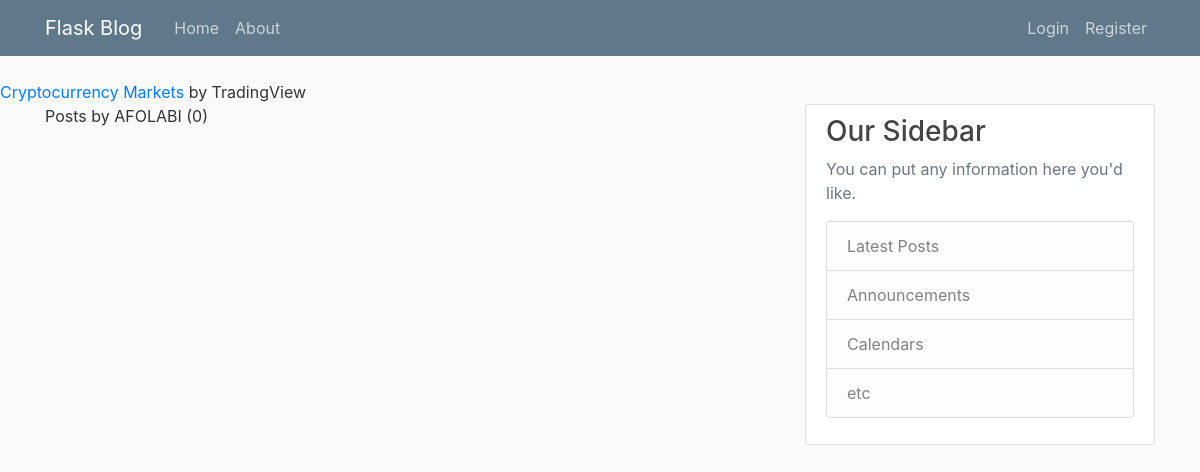
/user/AFOLABI, run on an earlier commit of the app's database.
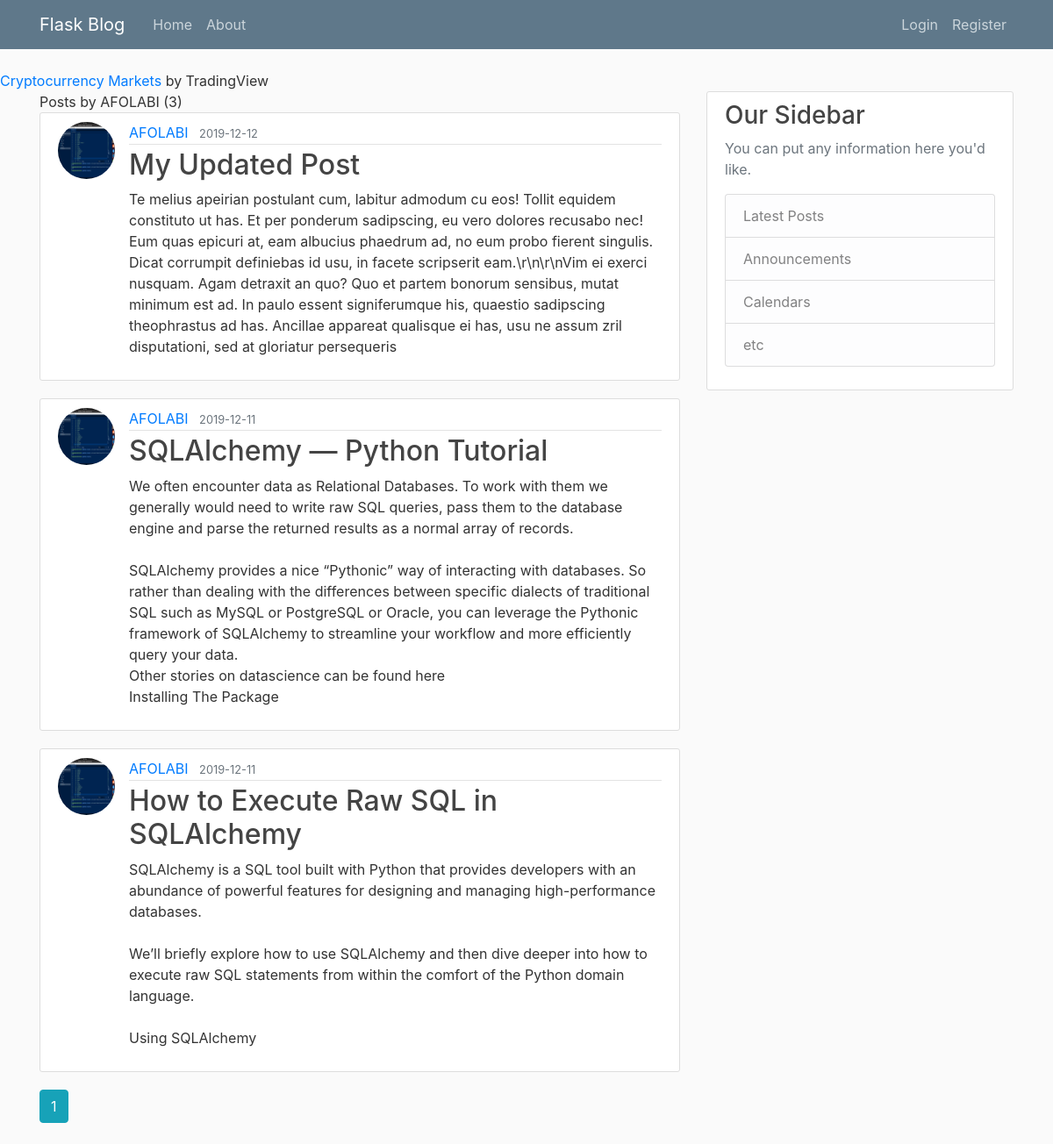
And on a later commit of the database.
### flask_intro/models.py (models this page shows, shortened)
class Post(db.Model):
    id = db.Column(db.Integer, primary_key=True)
    title = db.Column(db.String(100), nullable=False)
    date_posted = db.Column(db.DateTime, nullable=False, default=datetime.utcnow)
    content = db.Column(db.Text, nullable=False)
    user_id = db.Column(db.Integer, db.ForeignKey('user.id'), nullable=False)

class User(db.Model, UserMixin):
    id = db.Column(db.Integer, primary_key=True)
    fname = db.Column(db.String(20), unique=False, nullable=False)
    lname = db.Column(db.String(20), unique=False, nullable=False)
    email = db.Column(db.String(120), unique=True, nullable=False)
    image_file = db.Column(db.String(20), nullable=False, default='default.png')
    password = db.Column(db.String(60), nullable=False)
    posts = db.relationship('Post', backref='author', lazy=True)

### flask_intro/users/route.py (the view)
@users.route('/user/<string:fname>')
def user_post(fname):
    page = request.args.get('page', 1, type=int)
    user = User.query.filter_by(fname=fname).first_or_404()
    posts = Post.query.filter_by(author=user)\
        .order_by(Post.date_posted.desc())\
        .paginate(page=page, per_page=5)
    return render_template('user_post.html', posts=posts, user=user)

### flask_intro/templates/user_post.html
{% extends "layout.html" %}
{% block content %}
    <hi class="mb-3">Posts by {{user.fname}} ({{posts.total }})</hi>
    {% for post in posts.items %}
        <article class="media content-section">
          <img class="rounded-circle article-img" src="{{ url_for('static', filename='profile_pic/' + post.author.image_file) }}">
          <div class="media-body">
            <div class="article-metadata">
              <a class="mr-2" href="{{ url_for('users.user_post', fname=post.author.fname) }}">{{ post.author.fname }}</a>
              <small class="text-muted">{{ post.date_posted.strftime('%Y-%m-%d') }}</small>
            </div>
            <h2> <a class="article-title" href={{url_for('posts.post', post_id=post.id)}}>{{ post.title }}</a></h2>
            <p class="article-content">{{ post.content }}</p>
          </div>
        </article>
        {% endfor %}
        {% for page_num in posts.iter_pages(left_edge=1, right_edge=1, left_current=1, right_current=2) %}
        {% if page_num %}
          {% if posts.page == page_num %}
            <a class="btn btn-info mb-4" href="{{ url_for('main.home', page=page_num) }}">{{ page_num }}</a>
          {% else %}
            <a class="btn btn-outline-info mb-4" href="{{ url_for('main.home', page=page_num) }}">{{ page_num }}</a>
          {% endif %}
        {% else %}
          ...
        {% endif %}
      {% endfor %}
{% endblock content %}

What changed in the data, as far as the page shows it:
added Post: image_file (picture), author.fname "AFOLABI", date_posted "2019-12-12", title "My Updated Post", content "Te melius apeirian postulant cum, labitur admodum cu eos! Tollit equidem constituto ut has. Et per ponderum sadipscing, eu vero dolores recusabo nec! Eum quas epicuri at, eam albucius phaedrum ad, no eum probo fierent singulis. Dicat corrumpit definiebas id usu, in facete scripserit eam.\\r\\n\\r\\nVim ei exerci nusquam. Agam detraxit an quo? Quo et partem bonorum sensibus, mutat minimum est ad. In paulo essent signiferumque his, quaestio sadipscing theophrastus ad has. Ancillae appareat qualisque ei has, usu ne assum zril disputationi, sed at gloriatur persequeris"
added Post: image_file (picture), author.fname "AFOLABI", date_posted "2019-12-11", title "SQLAlchemy — Python Tutorial", content "We often encounter data as Relational Databases. To work with them we generally would need to write raw SQL queries, pass them to the database engine and parse the returned results as a normal array of records. SQLAlchemy provides a nice “Pythonic” way of interacting with databases. So rather than dealing with the differences between specific dialects of traditional SQL such as MySQL or PostgreSQL or Oracle, you can leverage the Pythonic framework of SQLAlchemy to streamline your workflow and more efficiently query your data. Other stories on datascience can be found here Installing The Package"
added Post: image_file (picture), author.fname "AFOLABI", date_posted "2019-12-11", title "How to Execute Raw SQL in SQLAlchemy", content "SQLAlchemy is a SQL tool built with Python that provides developers with an abundance of powerful features for designing and managing high-performance databases. We’ll briefly explore how to use SQLAlchemy and then dive deeper into how to execute raw SQL statements from within the comfort of the Python domain language. Using SQLAlchemy"
Also different on the page:
{{ posts.total }}: "0" → "3"
new list line: "1"
